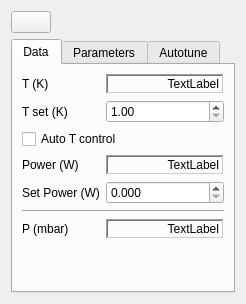
<?xml version="1.0" encoding="UTF-8"?>
<ui version="4.0">
 <class>Form</class>
 <widget class="QWidget" name="Form">
  <property name="geometry">
   <rect>
    <x>0</x>
    <y>0</y>
    <width>246</width>
    <height>304</height>
   </rect>
  </property>
  <property name="sizePolicy">
   <sizepolicy hsizetype="Minimum" vsizetype="Minimum">
    <horstretch>0</horstretch>
    <verstretch>0</verstretch>
   </sizepolicy>
  </property>
  <property name="windowTitle">
   <string>Form</string>
  </property>
  <layout class="QVBoxLayout" name="verticalLayout">
   <item>
    <layout class="QHBoxLayout" name="horizontalLayout">
     <item>
      <widget class="QPushButton" name="Run">
       <property name="text">
        <string/>
       </property>
       <property name="icon">
        <iconset>
         <normaloff>player_play.png</normaloff>
         <normalon>player_pause.png</normalon>player_play.png</iconset>
       </property>
       <property name="checkable">
        <bool>true</bool>
       </property>
       <property name="checked">
        <bool>false</bool>
       </property>
       <property name="autoExclusive">
        <bool>true</bool>
       </property>
       <property name="flat">
        <bool>false</bool>
       </property>
      </widget>
     </item>
     <item>
      <spacer name="horizontalSpacer">
       <property name="orientation">
        <enum>Qt::Horizontal</enum>
       </property>
       <property name="sizeHint" stdset="0">
        <size>
         <width>40</width>
         <height>20</height>
        </size>
       </property>
      </spacer>
     </item>
    </layout>
   </item>
   <item>
    <widget class="QTabWidget" name="tabWidget">
     <property name="currentIndex">
      <number>0</number>
     </property>
     <widget class="QWidget" name="data">
      <attribute name="title">
       <string>Data</string>
      </attribute>
      <layout class="QFormLayout" name="formLayout">
       <item row="0" column="0">
        <widget class="QLabel" name="label">
         <property name="text">
          <string>T (K)</string>
         </property>
        </widget>
       </item>
       <item row="0" column="1">
        <widget class="QLabel" name="T">
         <property name="sizePolicy">
          <sizepolicy hsizetype="Minimum" vsizetype="Fixed">
           <horstretch>0</horstretch>
           <verstretch>0</verstretch>
          </sizepolicy>
         </property>
         <property name="minimumSize">
          <size>
           <width>0</width>
           <height>20</height>
          </size>
         </property>
         <property name="frameShape">
          <enum>QFrame::WinPanel</enum>
         </property>
         <property name="frameShadow">
          <enum>QFrame::Sunken</enum>
         </property>
         <property name="text">
          <string>TextLabel</string>
         </property>
         <property name="alignment">
          <set>Qt::AlignRight|Qt::AlignTrailing|Qt::AlignVCenter</set>
         </property>
        </widget>
       </item>
       <item row="1" column="0">
        <widget class="QLabel" name="label_3">
         <property name="text">
          <string>T set (K)</string>
         </property>
        </widget>
       </item>
       <item row="1" column="1">
        <widget class="QDoubleSpinBox" name="setPoint">
         <property name="frame">
          <bool>true</bool>
         </property>
         <property name="minimum">
          <double>1.000000000000000</double>
         </property>
         <property name="maximum">
          <double>320.000000000000000</double>
         </property>
        </widget>
       </item>
       <item row="2" column="0" colspan="2">
        <widget class="QCheckBox" name="autoMode">
         <property name="text">
          <string>Auto T control</string>
         </property>
        </widget>
       </item>
       <item row="3" column="0">
        <widget class="QLabel" name="label_6">
         <property name="text">
          <string>Power (W)</string>
         </property>
        </widget>
       </item>
       <item row="3" column="1">
        <widget class="QLabel" name="W">
         <property name="sizePolicy">
          <sizepolicy hsizetype="Minimum" vsizetype="Fixed">
           <horstretch>0</horstretch>
           <verstretch>0</verstretch>
          </sizepolicy>
         </property>
         <property name="minimumSize">
          <size>
           <width>0</width>
           <height>20</height>
          </size>
         </property>
         <property name="frameShape">
          <enum>QFrame::WinPanel</enum>
         </property>
         <property name="frameShadow">
          <enum>QFrame::Sunken</enum>
         </property>
         <property name="text">
          <string>TextLabel</string>
         </property>
         <property name="alignment">
          <set>Qt::AlignRight|Qt::AlignTrailing|Qt::AlignVCenter</set>
         </property>
        </widget>
       </item>
       <item row="4" column="0">
        <widget class="QLabel" name="label_15">
         <property name="text">
          <string>Set Power (W)</string>
         </property>
        </widget>
       </item>
       <item row="4" column="1">
        <widget class="QDoubleSpinBox" name="setW">
         <property name="frame">
          <bool>true</bool>
         </property>
         <property name="decimals">
          <number>3</number>
         </property>
         <property name="minimum">
          <double>0.000000000000000</double>
         </property>
         <property name="maximum">
          <double>100.000000000000000</double>
         </property>
         <property name="singleStep">
          <double>0.010000000000000</double>
         </property>
        </widget>
       </item>
       <item row="5" column="0" colspan="2">
        <widget class="Line" name="line_2">
         <property name="orientation">
          <enum>Qt::Horizontal</enum>
         </property>
        </widget>
       </item>
       <item row="6" column="0">
        <widget class="QLabel" name="label_7">
         <property name="text">
          <string>P (mbar)</string>
         </property>
        </widget>
       </item>
       <item row="6" column="1">
        <widget class="QLabel" name="P">
         <property name="sizePolicy">
          <sizepolicy hsizetype="Minimum" vsizetype="Fixed">
           <horstretch>0</horstretch>
           <verstretch>0</verstretch>
          </sizepolicy>
         </property>
         <property name="minimumSize">
          <size>
           <width>0</width>
           <height>20</height>
          </size>
         </property>
         <property name="frameShape">
          <enum>QFrame::WinPanel</enum>
         </property>
         <property name="frameShadow">
          <enum>QFrame::Sunken</enum>
         </property>
         <property name="text">
          <string>TextLabel</string>
         </property>
         <property name="alignment">
          <set>Qt::AlignRight|Qt::AlignTrailing|Qt::AlignVCenter</set>
         </property>
        </widget>
       </item>
      </layout>
     </widget>
     <widget class="QWidget" name="parameters">
      <attribute name="title">
       <string>Parameters</string>
      </attribute>
      <layout class="QFormLayout" name="formLayout_2">
       <item row="0" column="0">
        <widget class="QLabel" name="label_2">
         <property name="text">
          <string>Gain (W/K)</string>
         </property>
        </widget>
       </item>
       <item row="0" column="1">
        <widget class="QDoubleSpinBox" name="gain">
         <property name="decimals">
          <number>5</number>
         </property>
         <property name="minimum">
          <double>0.000010000000000</double>
         </property>
         <property name="maximum">
          <double>100.000000000000000</double>
         </property>
         <property name="singleStep">
          <double>0.010000000000000</double>
         </property>
         <property name="value">
          <double>0.010000000000000</double>
         </property>
        </widget>
       </item>
       <item row="1" column="0">
        <widget class="QLabel" name="label_4">
         <property name="text">
          <string>Ti (s)</string>
         </property>
        </widget>
       </item>
       <item row="1" column="1">
        <widget class="QDoubleSpinBox" name="Ti">
         <property name="decimals">
          <number>2</number>
         </property>
         <property name="minimum">
          <double>0.000000000000000</double>
         </property>
         <property name="maximum">
          <double>300.000000000000000</double>
         </property>
         <property name="singleStep">
          <double>0.100000000000000</double>
         </property>
         <property name="value">
          <double>10.000000000000000</double>
         </property>
        </widget>
       </item>
       <item row="2" column="0">
        <widget class="QLabel" name="label_5">
         <property name="text">
          <string>Td (s)</string>
         </property>
        </widget>
       </item>
       <item row="2" column="1">
        <widget class="QDoubleSpinBox" name="Td">
         <property name="decimals">
          <number>2</number>
         </property>
         <property name="minimum">
          <double>0.000000000000000</double>
         </property>
         <property name="maximum">
          <double>300.000000000000000</double>
         </property>
         <property name="singleStep">
          <double>0.100000000000000</double>
         </property>
         <property name="value">
          <double>10.000000000000000</double>
         </property>
        </widget>
       </item>
       <item row="3" column="0">
        <widget class="QLabel" name="label_8">
         <property name="text">
          <string>Tr (s)</string>
         </property>
        </widget>
       </item>
       <item row="3" column="1">
        <widget class="QDoubleSpinBox" name="Tr">
         <property name="decimals">
          <number>2</number>
         </property>
         <property name="minimum">
          <double>0.000000000000000</double>
         </property>
         <property name="maximum">
          <double>300.000000000000000</double>
         </property>
         <property name="singleStep">
          <double>0.100000000000000</double>
         </property>
         <property name="value">
          <double>10.000000000000000</double>
         </property>
        </widget>
       </item>
       <item row="4" column="0">
        <widget class="QLabel" name="label_9">
         <property name="text">
          <string>beta</string>
         </property>
        </widget>
       </item>
       <item row="4" column="1">
        <widget class="QDoubleSpinBox" name="beta">
         <property name="decimals">
          <number>3</number>
         </property>
         <property name="minimum">
          <double>0.001000000000000</double>
         </property>
         <property name="maximum">
          <double>1.000000000000000</double>
         </property>
         <property name="singleStep">
          <double>0.010000000000000</double>
         </property>
         <property name="value">
          <double>1.000000000000000</double>
         </property>
        </widget>
       </item>
       <item row="5" column="0">
        <widget class="QLabel" name="label_16">
         <property name="text">
          <string>Max Power (W)</string>
         </property>
        </widget>
       </item>
       <item row="5" column="1">
        <widget class="QDoubleSpinBox" name="maxPower">
         <property name="decimals">
          <number>1</number>
         </property>
         <property name="minimum">
          <double>0.000000000000000</double>
         </property>
         <property name="maximum">
          <double>100.000000000000000</double>
         </property>
         <property name="singleStep">
          <double>1.000000000000000</double>
         </property>
         <property name="value">
          <double>20.000000000000000</double>
         </property>
        </widget>
       </item>
      </layout>
     </widget>
     <widget class="QWidget" name="autotune">
      <attribute name="title">
       <string>Autotune</string>
      </attribute>
      <layout class="QFormLayout" name="formLayout_3">
       <item row="0" column="0" colspan="2">
        <widget class="QCheckBox" name="autoTune">
         <property name="text">
          <string>Start Relay Autotuning</string>
         </property>
        </widget>
       </item>
       <item row="1" column="0">
        <widget class="QLabel" name="label_11">
         <property name="text">
          <string>du (W)</string>
         </property>
        </widget>
       </item>
       <item row="1" column="1">
        <widget class="QDoubleSpinBox" name="relayStep">
         <property name="decimals">
          <number>5</number>
         </property>
         <property name="minimum">
          <double>0.001000000000000</double>
         </property>
         <property name="maximum">
          <double>1.000000000000000</double>
         </property>
         <property name="singleStep">
          <double>0.010000000000000</double>
         </property>
         <property name="value">
          <double>0.100000000000000</double>
         </property>
        </widget>
       </item>
       <item row="2" column="0">
        <widget class="QLabel" name="label_12">
         <property name="text">
          <string>dT (K)</string>
         </property>
        </widget>
       </item>
       <item row="2" column="1">
        <widget class="QDoubleSpinBox" name="relayThreshold">
         <property name="decimals">
          <number>5</number>
         </property>
         <property name="minimum">
          <double>0.001000000000000</double>
         </property>
         <property name="maximum">
          <double>10.000000000000000</double>
         </property>
         <property name="singleStep">
          <double>0.010000000000000</double>
         </property>
         <property name="value">
          <double>0.100000000000000</double>
         </property>
        </widget>
       </item>
       <item row="3" column="0" colspan="2">
        <widget class="Line" name="line">
         <property name="orientation">
          <enum>Qt::Horizontal</enum>
         </property>
        </widget>
       </item>
       <item row="4" column="0">
        <widget class="QLabel" name="label_14">
         <property name="text">
          <string>Results:</string>
         </property>
        </widget>
       </item>
       <item row="5" column="0">
        <widget class="QLabel" name="label_10">
         <property name="text">
          <string>Kc (W/K)</string>
         </property>
        </widget>
       </item>
       <item row="5" column="1">
        <widget class="QLabel" name="Kc">
         <property name="sizePolicy">
          <sizepolicy hsizetype="Minimum" vsizetype="Fixed">
           <horstretch>0</horstretch>
           <verstretch>0</verstretch>
          </sizepolicy>
         </property>
         <property name="minimumSize">
          <size>
           <width>0</width>
           <height>20</height>
          </size>
         </property>
         <property name="frameShape">
          <enum>QFrame::WinPanel</enum>
         </property>
         <property name="frameShadow">
          <enum>QFrame::Sunken</enum>
         </property>
         <property name="text">
          <string>TextLabel</string>
         </property>
         <property name="alignment">
          <set>Qt::AlignRight|Qt::AlignTrailing|Qt::AlignVCenter</set>
         </property>
        </widget>
       </item>
       <item row="6" column="0">
        <widget class="QLabel" name="label_13">
         <property name="text">
          <string>Tc (s)</string>
         </property>
        </widget>
       </item>
       <item row="6" column="1">
        <widget class="QLabel" name="Tc">
         <property name="sizePolicy">
          <sizepolicy hsizetype="Minimum" vsizetype="Fixed">
           <horstretch>0</horstretch>
           <verstretch>0</verstretch>
          </sizepolicy>
         </property>
         <property name="minimumSize">
          <size>
           <width>0</width>
           <height>20</height>
          </size>
         </property>
         <property name="frameShape">
          <enum>QFrame::WinPanel</enum>
         </property>
         <property name="frameShadow">
          <enum>QFrame::Sunken</enum>
         </property>
         <property name="text">
          <string>TextLabel</string>
         </property>
         <property name="alignment">
          <set>Qt::AlignRight|Qt::AlignTrailing|Qt::AlignVCenter</set>
         </property>
        </widget>
       </item>
      </layout>
     </widget>
    </widget>
   </item>
  </layout>
 </widget>
 <resources/>
 <connections/>
</ui>
